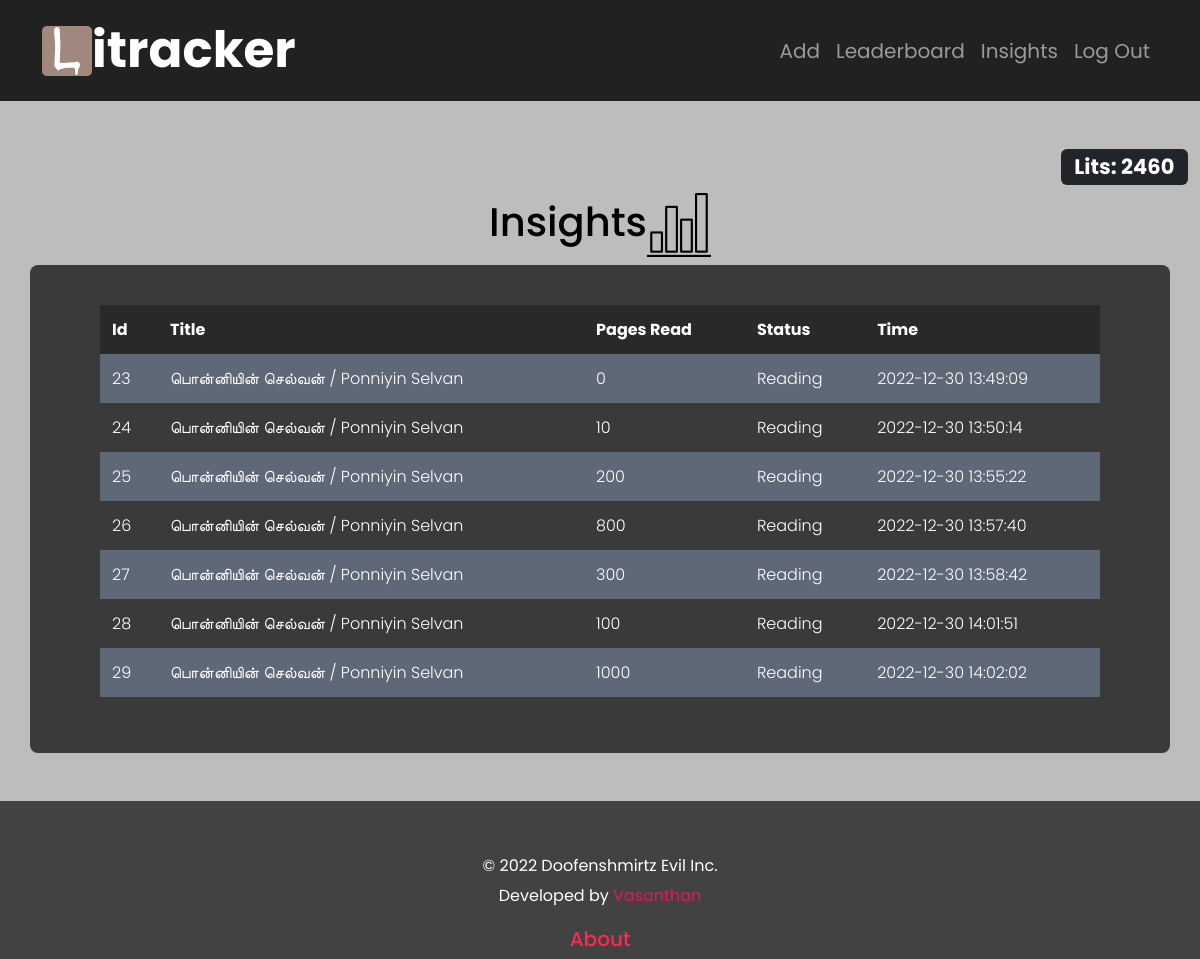
The app's page /logs (signed in) with its own data.
### tables this page shows
CREATE TABLE registrants (id INTEGER PRIMARY KEY AUTOINCREMENT NOT NULL, name TEXT NOT NULL, username TEXT NOT NULL, pass_hash TEXT NOT NULL, points INTEGER NOT NULL DEFAULT 50);

CREATE TABLE bookLog (id INTEGER PRIMARY KEY AUTOINCREMENT NOT NULL, b_id INTEGER NOT NULL,title TEXT NOT NULL,currentPage INTEGER NOT NULL, status NOT NULL DEFAULT 'Reading', username TEXT NOT NULL, time TEXT NOT NULL);

### app.py (the view)
@app.route("/logs", methods=["GET", "POST"])
@login_required
def logs():
    if request.method == 'GET':
        u_id = session["user_id"]
        rows = db.execute("SELECT * from registrants where id = ?",u_id)
        name = rows[0]["name"]
        username = rows[0]["username"]
        points = rows[0]["points"]
        ROWS = db.execute("SELECT * FROM bookLog WHERE username = ? ORDER BY id;",username)
        LOGS = []
        for R in ROWS:
            D = {}
            D["id"] = R["id"]
            D["title"] = R["title"]
            D["page"] = R["currentPage"]
            D["status"] = R["status"]
            D["time"] = R["time"]
            LOGS.append(D)
        return render_template("log.html",points=points,LOGS=LOGS)
    return apology("Logs")

### app.py (called while the page is built)
@app.after_request
def after_request(response):
    response.headers["Cache-Control"] = "no-cache, no-store, must-revalidate"
    response.headers["Expires"] = 0
    response.headers["Pragma"] = "no-cache"
    return response

### helpers.py (called while the page is built)
def login_required(f):
    @wraps(f)
    def decorated_function(*args, **kwargs):
        if session.get("user_id") is None:
            return redirect("/login")
        return f(*args, **kwargs)
    return decorated_function

### templates/log.html (shortened to what this page needs)
{% extends "layout.html" %}
{% block main %}
    <div class="container">
        <h1>Insights<img src="static/bar-chart.png"></h1>
            <div class="row" id ="tables">
            <table>
                <thead>
                    <tr>
                        <th>Id</th>
                        <th>Title</th>
                        <th>Pages Read</th>
                        <th>Status</th>
                        <th>Time</th>
                    </tr>
                </thead>
                <tbody>
                    {% for ROW in LOGS %}
                    <tr>
                        <td>{{ROW["id"]}}</td>
                        <td>{{ROW["title"]}}</td>
                        <td>{{ROW["page"]}}</td>
                        <td>{{ROW["status"]}}</td>
                        <td>{{ROW["time"]}}</td>
                    </tr>
                    {% endfor %}
                </tbody>
        </table>
        </div>
    </div>
{% endblock %}

### templates/layout.html (shortened to what this page needs)
<html lang="en">
<head>
    <link href="https://cdn.jsdelivr.net/npm/bootstrap@5.3.0-alpha1/dist/css/bootstrap.min.css" rel="stylesheet">
    <link href="/static/styles.css" rel="stylesheet">
</head>
<body>
    <nav class="navbar navbar-expand navbar-dark" id ="header" >
        <div class="container">
            <a class="navbar-brand" id ="nav_logo" href="/">
                <div class="logo">
                    <img src="/static/logo.png" alt="logo" width="50px" class="d-inline-block align-text-top">
                    itracker
                </div>
            </a>
            <div class="navbar_sides">
            {% if session["user_id"] %}
            <ul class="navbar-nav">
                <li class="nav-item"><a class="nav-link" aria-current="page" href="/add">Add</a></li>
                <li class="nav-item"><a class="nav-link" aria-current="page" href="/leaderboard">Leaderboard</a></li>
                <li class="nav-item"><a class="nav-link" aria-current="page" href="/logs">Insights</a></li>
                <li class="nav-item"><a class="nav-link" href="/logout">Log Out</a></li>
            </ul>
            {% else %}
            <ul class="navbar-nav ms-auto mt-2">
                <li class="nav-item"><a class="nav-link" href="/register">Register</a></li>
                <li class="nav-item"><a class="nav-link" href="/login">Log In</a></li>
            </ul>
            {% endif %}
            </div>
        </div>
    </nav>
    <main class="container-fluid py-5 text-center">
        {% if session["user_id"]%}
        <h3 class="text-end"> <span class="badge bg-dark">Lits: {{points}}</span></h3>
        {% endif %}
        {% block main %}{% endblock %}
    </main>
    <div class="text-center" id ="footer">
        <p> &copy; 2022 Doofenshmirtz Evil Inc.<br> Developed by <a href = "https://www.instagram.com/sr_vasan1han/">Vasanthan</a></p>
        <a href="/about"><h5 style = "color:rgb(255, 41, 80)">About</h5></a>
    </div>
</body>
</html>

### static/styles.css (style rules this page uses)
body { color:rgb(0, 0, 0); font-family: 'Poppins', sans-serif; background-color: #424242; font-size: 22px; }
main { background-color: #BDBDBD; }
#header { background-color:#212121; }
nav #nav_logo { font-size: 50px; font-weight: 700; }
.logo { display: flex; align-items: center; }
.navbar-nav { align-items: center; }
li .nav-link { font-size: 20px; }
table { background-color: transparent; margin-bottom: 1rem; width: 100%; font-weight: 300; color: #ffffff; }
table th { background-color:rgba(0, 0, 0, 0.3) ; }
table th, table td { padding: 0.75rem; vertical-align: middle; }
tbody tr:nth-of-type(odd) { background-color: rgb(179, 208, 255, 0.3); border-radius:6px; }
#tables { padding: 40px 70px; background-color: #3a3a3a; border-radius: 8px; }
#footer { color: #ffffff; background-color: #424242; align-items: center; font-size: medium; line-height: 30px; }
#footer p { padding: 50px 30% 0px 30%; }
#footer a { text-decoration: none; color: #df1b5c; }

### records on screen
registrants: points "2460"
bookLog: id "23", title "பொன்னியின் செல்வன் / Ponniyin Selvan", page "0", status "Reading", time "2022-12-30 13:49:09"
bookLog: id "24", title "பொன்னியின் செல்வன் / Ponniyin Selvan", page "10", status "Reading", time "2022-12-30 13:50:14"
bookLog: id "25", title "பொன்னியின் செல்வன் / Ponniyin Selvan", page "200", status "Reading", time "2022-12-30 13:55:22"
bookLog: id "26", title "பொன்னியின் செல்வன் / Ponniyin Selvan", page "800", status "Reading", time "2022-12-30 13:57:40"
bookLog: id "27", title "பொன்னியின் செல்வன் / Ponniyin Selvan", page "300", status "Reading", time "2022-12-30 13:58:42"
bookLog: id "28", title "பொன்னியின் செல்வன் / Ponniyin Selvan", page "100", status "Reading", time "2022-12-30 14:01:51"
bookLog: id "29", title "பொன்னியின் செல்வன் / Ponniyin Selvan", page "1000", status "Reading", time "2022-12-30 14:02:02"
